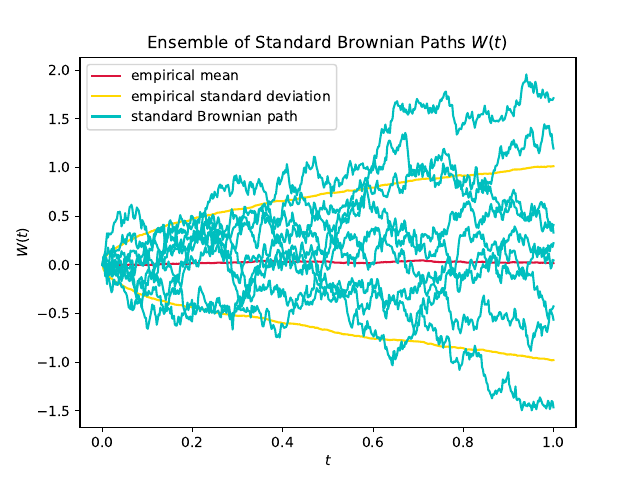

This figure's Python source:
import numpy as np
import matplotlib.pyplot as plt


"""
GTM: 
given points: 5
"""

def brownian(N, seed):
    """Generate a standard brownian path

    Args:
        N: time steps in [0, 1]
        seed: seed

    Returns:
        one standard brownian path
    """
    np.random.seed(seed)
    dt = 1 / N
    dz = np.random.normal(loc=0, scale=1, size=N - 1) * np.sqrt(dt)
    path = np.cumsum(dz)
    return np.insert(path, 0, 0)


if __name__ == '__main__':
    N = 500
    n_path = 1000
    seeds = range(0, n_path)

    # compute brownian paths
    b_arr = np.asarray([brownian(N=500, seed=seed) for seed in seeds])
    # compute mean and std. of every step
    mean_lst = np.mean(b_arr, axis=0)
    std_lst = np.std(b_arr, axis=0)

    steps = np.linspace(0, 1, N)
    # plot mean and standard deviation
    plt.plot(steps, mean_lst, c='crimson', label='empirical mean')
    plt.plot(steps, mean_lst - std_lst, c='gold', label='empirical standard deviation')
    plt.plot(steps, mean_lst + std_lst, c='gold')
    # plot 10 sample paths
    n_sample = 10
    for i, b in enumerate(b_arr[:n_sample - 1]):
        if i == 0:
            plt.plot(steps, b, c='c', label='standard Brownian path')
        else:
            plt.plot(steps, b, c='c')

    plt.xlabel('$t$')
    plt.ylabel('$W(t)$')
    plt.title('Ensemble of Standard Brownian Paths $W(t)$')
    plt.legend()

    plt.savefig('p4.pdf')
    plt.show()
